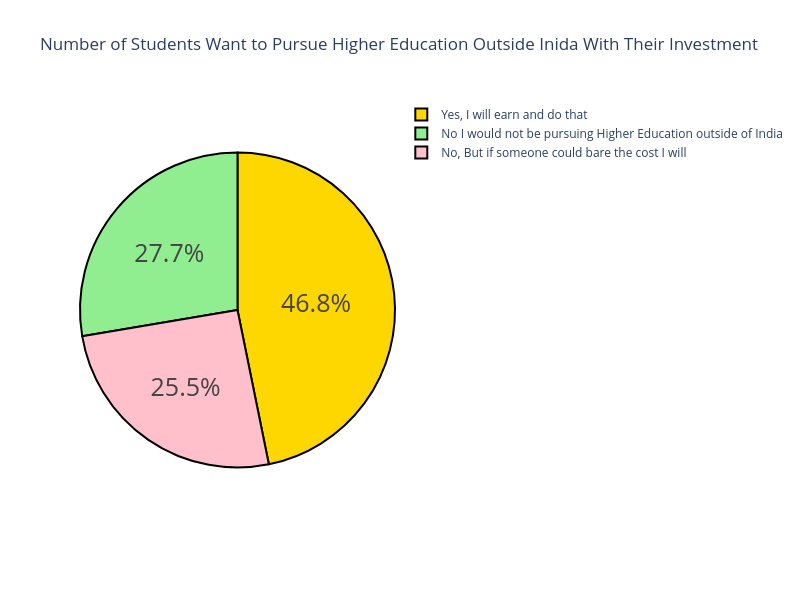

Notebook cell for this chart:
### Markdown cell above
# How many want to pursue higher education outside india with their investment

### Code cell
outside_education = df['Would you definitely pursue a Higher Education / Post Graduation outside of India ? If only you have to self sponsor it.'].value_counts()
label = outside_education.index
count = outside_education.values
fig = go.Figure(data = [go.Pie(labels=label, values=count)])
fig.update_layout(title='Number of Students Want to Pursue Higher Education Outside Inida With Their Investment', autosize=False, height=600, width=800)
fig.update_traces(hoverinfo='label+value', textinfo='percent', textfont_size=25, marker=dict(colors=['gold', 'lightgreen', 'pink'], line=dict(color='black', width=2)))
fig.show()

### Figure 1 — Plotly figure (JSON) as saved in the notebook; plotly's stock layout.template omitted (floating-point values rounded to 4 significant figures)
{"data": [{"hoverinfo": "label+value", "labels": ["Yes, I will earn and do that", "No I would not be pursuing Higher Education outside of India", "No, But if someone could bare the cost I will"], "marker": {"colors": ["gold", "lightgreen", "pink"], "line": {"color": "black", "width": 2}}, "textfont": {"size": 25}, "textinfo": "percent", "type": "pie", "values": [110, 65, 60]}], "layout": {"autosize": false, "height": 600, "hiddenlabels": [], "title": {"text": "Number of Students Want to Pursue Higher Education Outside Inida With Their Investment"}, "width": 800}}
